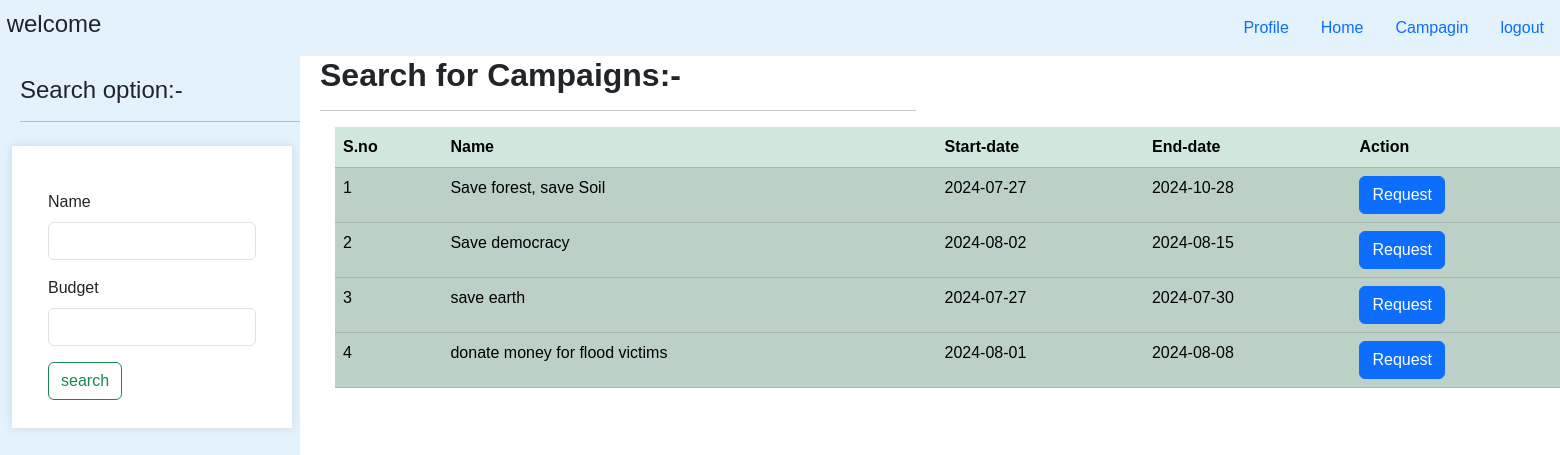
Page /user_home/Campagin/1 on the earlier database version.
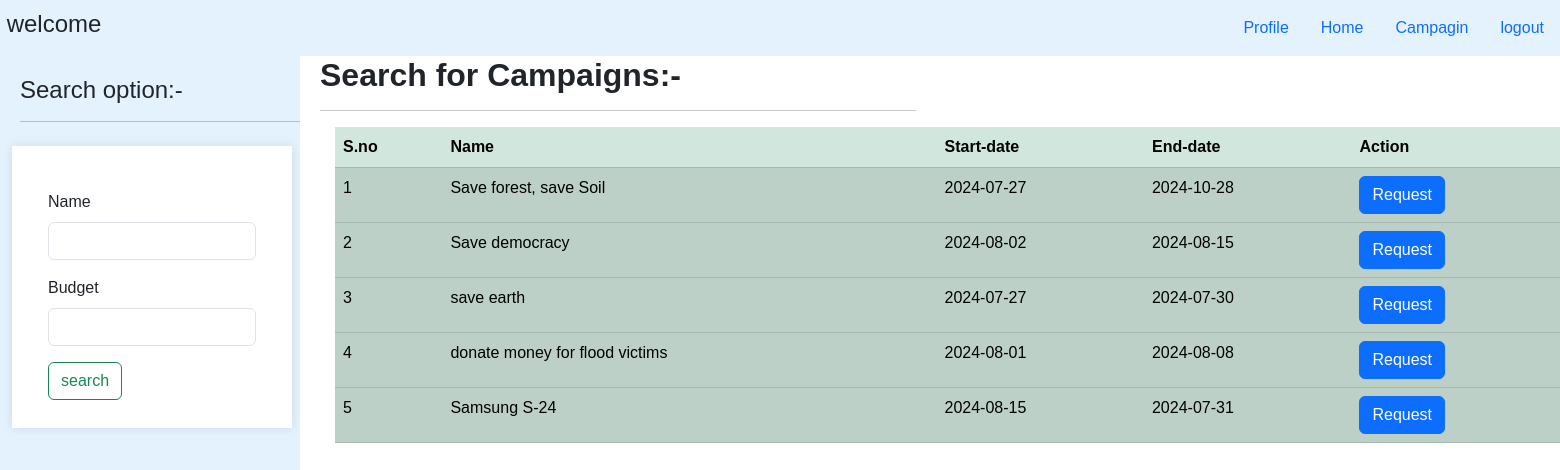
Same page on the later database version.
### app.py (models this page shows)
class campaigns(db.Model):
    __tablename__='campaign'
    campaigns_id=db.Column(db.Integer,primary_key=True,autoincrement=True)
    sponser_id=db.Column(db.String,db.ForeignKey(Sponsers.Sponsers_id))
    name=db.Column(db.String,nullable=False)
    description=db.Column(db.String)
    start_date=db.Column(db.String)
    end_date=db.Column(db.String)
    budget=db.Column(db.Integer)
    Visibility=db.Column(db.String)
    goals=db.Column(db.String)
    flagged_camp=db.Column(db.Boolean, default=False)

### app.py (the view, shortened to what this page needs)
@app.route("/user_home/Campagin/<int:id>",methods=["GET","POST"])
def find_camp(id):
    user1=db.session.query(influencer).filter(influencer.influencer_id==id).first()
    if request.method=="GET":
        campdata=db.session.query(campaigns).all()
        count=1
        l=dict()
        for i in campdata:
            if i.Visibility!="hidden":
                l[count]=[i.name,i.start_date,i.end_date,i.campaigns_id]
                count+=1
        print(l)
        return render_template("camp_find.html",l=l,id=id,user_id=user1.user_id)

### templates/camp_find.html (shortened to what this page needs)
<!DOCTYPE html>
<html lang="en">
<head>
    <link href="https://cdn.jsdelivr.net/npm/bootstrap@5.3.3/dist/css/bootstrap.min.css" rel="stylesheet">
    <link rel="stylesheet" href="\static\style.css">
</head>
<body>
     <nav class="navbar" style="background-color: #e3f2fd;">
        <h4>&nbsp;welcome</h4>
        <ul class="nav justify-content-end">
            <li class="nav-item">
              <a class="nav-link active" aria-current="page" href="/userdetails/update/{{id}}">Profile</a>
            </li>
            <li class="nav-item">
              <a class="nav-link" href="/userlogin/{{user_id}}">Home</a>
            </li>
            <li class="nav-item">
              <a class="nav-link" href="/user_home/Campagin/{{id}}">Campagin</a>
            </li>
            <li>
              <a class="nav-link" href="/">logout</a>
            </li>
          </ul>
      </nav>
      <div class="home_camp">
        <div class="sidebar2">
          <h4>Search option:-<hr></h4><br>
          <form class="row g-3" method="POST" action="/user_home/Campagin/{{id}}">
            <div class="col-12">
              <label for="inputAddress" class="form-label">Name</label>
              <input type="text" class="form-control" id="inputAddress" name="name">
            </div>
            <div class="col-12">
              <label for="inputAddress" class="form-label">Budget</label>
              <input type="text" class="form-control" id="inputAddress" name="budget">
            </div>
            <div class="col-12">
              <button type="submit" class="btn btn-outline-success">search</button>
          </div>
          </form>
        </div>
        <div>
          <h2><b style="margin-left: 20px;">Search for Campaigns:- <hr style="margin-left: 20px;"></h2></b>
          <table class="table table-success table-striped" id="tab2">
            <thead>
                {% if l is not none %}
              <tr>
                <th>S.no</th>
                <th>Name</th>
                <th>Start-date</th>
                <th>End-date</th>
                <th>Action</th>
              </tr>
            </thead>
            <tbody>
                {% for i in l %}
              <tr>
                <td class="table-active">{{i}}</td>
                <td class="table-active">{{l[i][0]}}</td>
                <td class="table-active">{{l[i][1]}}</td>
                <td class="table-active">{{l[i][2]}}</td>
                <td  class="table-active">
                <a type="button" class="btn btn-primary" href="/user/{{ l[i][3] }}/{{id}}">Request</a>
                </td>
              </tr>
                {% endfor %}
              {% else %}
              <h4 style="margin-left: 25px;">No campagins found</h4><br>
              <h5 style="margin-left: 25px; color: red;">Please check the name and try again. </h5>
              {% endif %}
            </tbody>
          </table>
        </div>
      </div>
    </body>
</html>

Differences in the rows shown:
added campaigns: name "Samsung S-24", start_date "2024-08-15", end_date "2024-07-31"
Other differences:
new list line: "5 Request"
